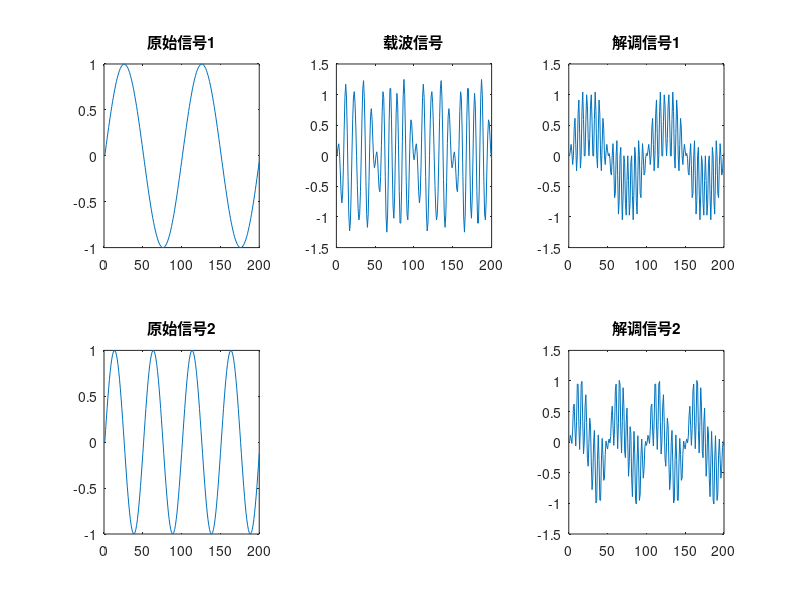

Write the MATLAB code that produced this figure.
% 学习正交正弦波，相位差为90度的正弦波为正交的

% 正弦波参数
fs1 = 10;                   % 信号频率为20Hz
fs2 = 20;                   % 信号频率为20Hz
fc = 100;                  % 载波频率为100Hz
Fs = 1000;                  % 采样率1000Hz
t1 = 0; t2 = 0.2;           % 仿真时间0-0.2s

t = t1:1/Fs:t2-1/Fs;

% 正弦波信号
s1 = sin( 2*pi*fs1*t );
s2 = sin( 2*pi*fs2*t );

% 载波
c1 = sin( 2*pi*fc*t );
c2 = sin( 2*pi*fc*t + pi/2 );

% 调制、混叠
s = s1.*c1 + s2.*c2;

% 解调载波1信号
y1 = s.*c1;
% 解调载波2信号
y2 = s.*c2;

% 输出结果
figure(1);
subplot(2,3,1),plot(s1),title('原始信号1');
subplot(2,3,4),plot(s2),title('原始信号2');
subplot(2,3,2),plot(s),title('载波信号');
subplot(2,3,3),plot(y1),title('解调信号1');
subplot(2,3,6),plot(y2),title('解调信号2');